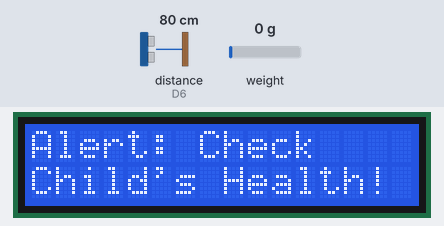
Simulated run of this sketch. Board: ESP8266 (NodeMCU). On the bench: 16×2 character LCD. Wiring (inferred from the names in the program): ultrasonic range finder: trigger D5; echo D6. Inputs (shaded band) come from the test bench; at power-on: distance to the obstacle (sensor on D6) 80 cm, weight on the scale 0 g. The echo pulse lasts 58.3 µs per cm; WiFi joins after 1.5 s; servers stay silent unless stated; what the sketch prints to the serial monitor is not drawn.

Above: at 4.0 s.

The sketch:

Deteksi_Stunting.ino
```cpp
#define BLYNK_TEMPLATE_ID "..............."
#define BLYNK_TEMPLATE_NAME "MONITORING STUNTING"
#define BLYNK_AUTH_TOKEN "................-...................."

#include <HX711.h>
#include <Wire.h>
#include <LiquidCrystal_I2C.h>
#include <BlynkSimpleEsp8266.h>
#include <ESP8266WiFi.h>

// Blynk credentials
char ssid[] = "aku";
char pass[] = "12345678910";

// HX711 load cell pins
const int LOADCELL_DOUT_PIN = D3;
const int LOADCELL_SCK_PIN = D4;

// Ultrasonic sensor pins
const int TRIG_PIN = D5;
const int ECHO_PIN = D6;

// LCD I2C address and size
LiquidCrystal_I2C lcd(0x27, 16, 2);

// Initialize HX711
HX711 scale;

void setup() {
  Serial.begin(115200);
  Blynk.begin(BLYNK_AUTH_TOKEN, ssid, pass);
  lcd.init();
  lcd.backlight();

  // Initialize HX711
  scale.begin(LOADCELL_DOUT_PIN, LOADCELL_SCK_PIN);
  scale.set_scale();
  scale.tare();

  // Initialize ultrasonic sensor
  pinMode(TRIG_PIN, OUTPUT);
  pinMode(ECHO_PIN, INPUT);

  Serial.println("Setup completed.");
}

void loop() {
  Blynk.run();

  // Measure weight
  float weight = scale.get_units(10);
  Serial.print("Weight: ");
  Serial.print(weight);
  Serial.println(" grams");

  // Measure height
  long duration, distance;
  digitalWrite(TRIG_PIN, LOW);
  delayMicroseconds(2);
  digitalWrite(TRIG_PIN, HIGH);
  delayMicroseconds(10);
  digitalWrite(TRIG_PIN, LOW);
  duration = pulseIn(ECHO_PIN, HIGH);
  distance = (duration / 2) / 29.1;
  Serial.print("Height: ");
  Serial.print(distance);
  Serial.println(" cm");

  // Update LCD
  lcd.clear();
  lcd.setCursor(0, 0);
  lcd.print("Weight: ");
  lcd.print(weight);
  lcd.print("g");
  lcd.setCursor(0, 1);
  lcd.print("Height: ");
  lcd.print(distance);
  lcd.print("cm");

  // Send data to Blynk
  Blynk.virtualWrite(V0, weight);
  Blynk.virtualWrite(V1, distance);

  // Define standard ranges (example values)
  float minWeight = 8000; // 8 kg
  float maxWeight = 25000; // 25 kg
  float minHeight = 65; // 65 cm
  float maxHeight = 120; // 120 cm

  // Check if values are within standard ranges
  if (weight < minWeight || weight > maxWeight || distance < minHeight || distance > maxHeight) {
    String alert = "Alert: Check Child's Health!";
    Blynk.logEvent(alert);
    lcd.clear();
    lcd.setCursor(0, 0);
    lcd.print("Alert: Check");
    lcd.setCursor(0, 1);
    lcd.print("Child's Health!");
  }

  delay(2000); // Delay before next reading
}
```
